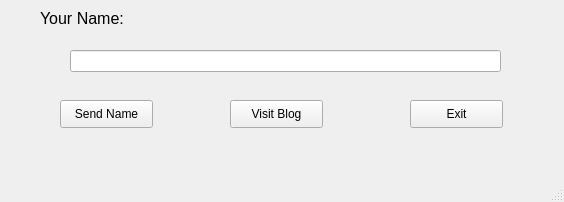
<?xml version="1.0" encoding="UTF-8"?>
<ui version="4.0">
 <class>MainWindow</class>
 <widget class="QMainWindow" name="MainWindow">
  <property name="geometry">
   <rect>
    <x>0</x>
    <y>0</y>
    <width>564</width>
    <height>202</height>
   </rect>
  </property>
  <property name="windowTitle">
   <string>MainWindow</string>
  </property>
  <widget class="QWidget" name="centralwidget">
   <widget class="QLabel" name="label">
    <property name="geometry">
     <rect>
      <x>40</x>
      <y>10</y>
      <width>121</width>
      <height>16</height>
     </rect>
    </property>
    <property name="font">
     <font>
      <pointsize>12</pointsize>
     </font>
    </property>
    <property name="text">
     <string>Your Name:</string>
    </property>
   </widget>
   <widget class="QLineEdit" name="lineEdit">
    <property name="geometry">
     <rect>
      <x>70</x>
      <y>50</y>
      <width>431</width>
      <height>22</height>
     </rect>
    </property>
   </widget>
   <widget class="QPushButton" name="pushButtonSendName">
    <property name="geometry">
     <rect>
      <x>60</x>
      <y>100</y>
      <width>93</width>
      <height>28</height>
     </rect>
    </property>
    <property name="text">
     <string>Send Name</string>
    </property>
   </widget>
   <widget class="QPushButton" name="pushButtonVisitBlog">
    <property name="geometry">
     <rect>
      <x>230</x>
      <y>100</y>
      <width>93</width>
      <height>28</height>
     </rect>
    </property>
    <property name="text">
     <string>Visit Blog</string>
    </property>
   </widget>
   <widget class="QPushButton" name="pushButtonExit">
    <property name="geometry">
     <rect>
      <x>410</x>
      <y>100</y>
      <width>93</width>
      <height>28</height>
     </rect>
    </property>
    <property name="text">
     <string>Exit</string>
    </property>
   </widget>
  </widget>
  <widget class="QMenuBar" name="menubar">
   <property name="geometry">
    <rect>
     <x>0</x>
     <y>0</y>
     <width>564</width>
     <height>26</height>
    </rect>
   </property>
  </widget>
  <widget class="QStatusBar" name="statusbar"/>
 </widget>
 <resources/>
 <connections/>
</ui>
